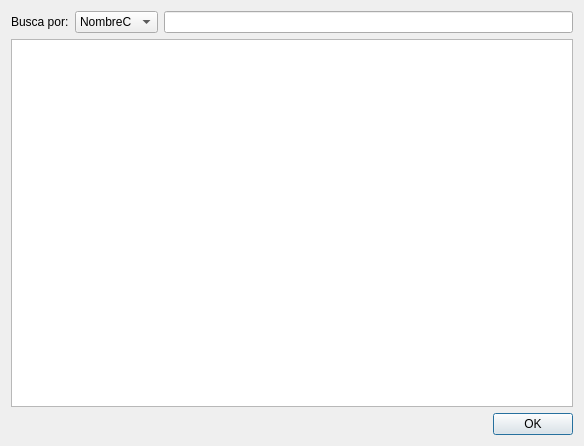
<?xml version="1.0" encoding="UTF-8"?>
<ui version="4.0">
 <class>BuscaDialog</class>
 <widget class="QDialog" name="BuscaDialog">
  <property name="geometry">
   <rect>
    <x>0</x>
    <y>0</y>
    <width>584</width>
    <height>446</height>
   </rect>
  </property>
  <property name="windowTitle">
   <string>Buscar Usuario</string>
  </property>
  <layout class="QVBoxLayout" name="verticalLayout">
   <item>
    <layout class="QHBoxLayout" name="horizontalLayout">
     <item>
      <widget class="QLabel" name="label">
       <property name="text">
        <string>Busca por:</string>
       </property>
      </widget>
     </item>
     <item>
      <widget class="QComboBox" name="comboBox">
       <item>
        <property name="text">
         <string>NombreC</string>
        </property>
       </item>
       <!--<item>
        <property name="text">
         <string>Autor</string>
        </property>
       </item>-->
       <item>
        <property name="text">
         <string>Sitio</string>
        </property>
       </item>
      </widget>
     </item>
     <item>
      <widget class="QLineEdit" name="buscador"/>
     </item>
    </layout>
   </item>
   <item>
    <widget class="QTableView" name="resultado"/>
   </item>
   <item>
    <layout class="QHBoxLayout" name="horizontalLayout_2">
     <item>
      <spacer name="horizontalSpacer">
       <property name="orientation">
        <enum>Qt::Horizontal</enum>
       </property>
       <property name="sizeHint" stdset="0">
        <size>
         <width>40</width>
         <height>20</height>
        </size>
       </property>
      </spacer>
     </item>
     <item>
      <widget class="QPushButton" name="ok">
       <property name="text">
        <string>OK</string>
       </property>
       <property name="icon">
        <iconset resource="icons.qrc">
         <normaloff>:/accept.png</normaloff>:/accept.png</iconset>
       </property>
      </widget>
     </item>
    </layout>
   </item>
  </layout>
 </widget>
 <resources>
  <include location="icons.qrc"/>
 </resources>
 <connections/>
</ui>
